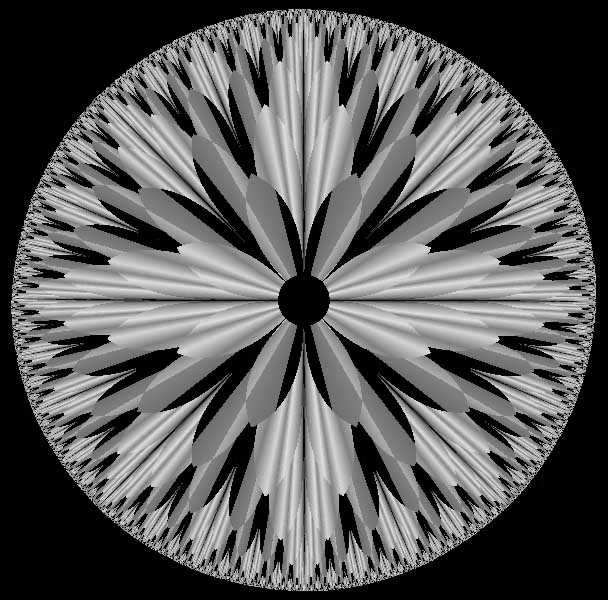
#> input picture immagini/frattale.jpg, 608 x 600 px, found by its file name
$ python bitplane_slicing.py
#> lines starting #> are read from the running program, lines starting #| are printed output that depends on the picture
### Script/bitop.py
# -*- coding: utf-8 -*-
"""
Functions to get and set bit-planes.
Created on Tue Mar 23 17:25:56 2021

@author: Davide
"""

def bitget(x, index):
    """
    Returns the values of the bits at a given position of a unsigned integer array.

    Parameters
    ----------
    x : unsigned integer array
        Extract the bit-plane from this array.
    index : int
        Posizion of bit-plane to extract.
        It must be less than number of bits in the integer class of x.

    Returns
    -------
    boolean array of the same shape of x
        Extracted bit-plane.
    """

    import numpy
    if x.dtype not in [numpy.uint8, numpy.uint16, numpy.uint32, numpy.uint64]:
        raise ValueError("Only uint8, uint16, uint32, and uint64 are supported as dtype!")
    return (x & (1 << index)) != 0

def bitset(x, index, v):
    """
    Return an unsigned integer array modifying a bit-plane of a given array.

    Parameters
    ----------
    x : unsigned integer array
        Modify the bit-plane from this array.
    index : int
        Posizion of bit-plane to modify.
        It must be less than number of bits in the integer class of x.
    v : 0 or 1 or boolean arry
        Value or values used to modify the bit-plane.
        The bits where v is False are set to 0 (off), and
        The bits where v is True are set to 1 (on).

    Returns
    -------
    unsigned integer array of the same shape of x
        Array with the modified bit-plane.

    Example
    -------
    a = bitset(x,0,1)

    """

    import numpy
    if x.dtype not in [numpy.uint8, numpy.uint16, numpy.uint32, numpy.uint64]:
        raise ValueError("Only uint8, uint16, uint32, and uint64 are supported as dtype!")
    if numpy.isscalar(v):
        v = numpy.asarray([v!=0,], dtype=x.dtype)
    else:
        v = numpy.asarray(v!=0, dtype=x.dtype)
    vp = v << index
    vn = ~((1-v) << index)

    return (x & vn) | vp


### Script/bitplane_slicing.py
import numpy as np
import skimage.io as io
import matplotlib.pyplot as plt
import scipy.ndimage as ndi
from skimage.exposure import histogram
from bitop import bitget
from bitop import bitset

plt.close('all')
x=io.imread('Immagini/frattale.jpg')
#> x is the input picture: shape (600, 608); min 0, max 245, mean 89.1

plt.figure(1)
plt.imshow(x, clim=[0,255], cmap='gray')

plt.figure(2)

for index in range (0,8):
    b=bitget(x, index)
    plt.subplot(2,4,1+index)
    plt.imshow(b, cmap='gray', clim=[0,1])
    plt.title("bit" + str(index))
#> this loop made 8 passes
#> pass 1, `b=bitget(x, index)`:
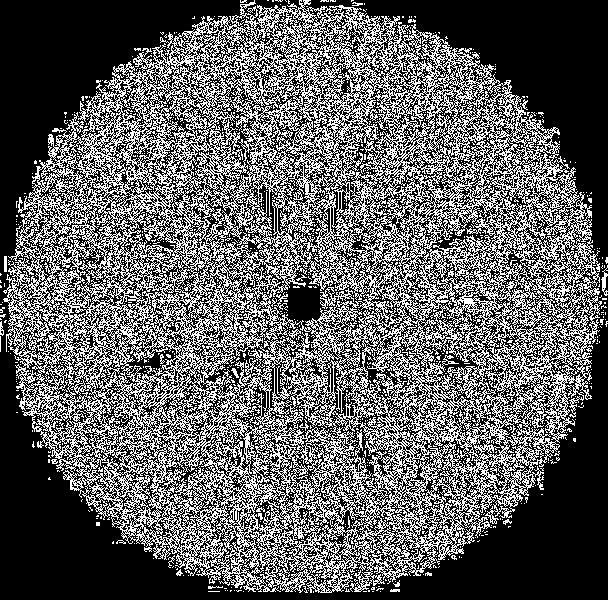
#> b: shape (600, 608) bool; 37.5% white in thin lines or dots
#> pass 2, `b=bitget(x, index)`:
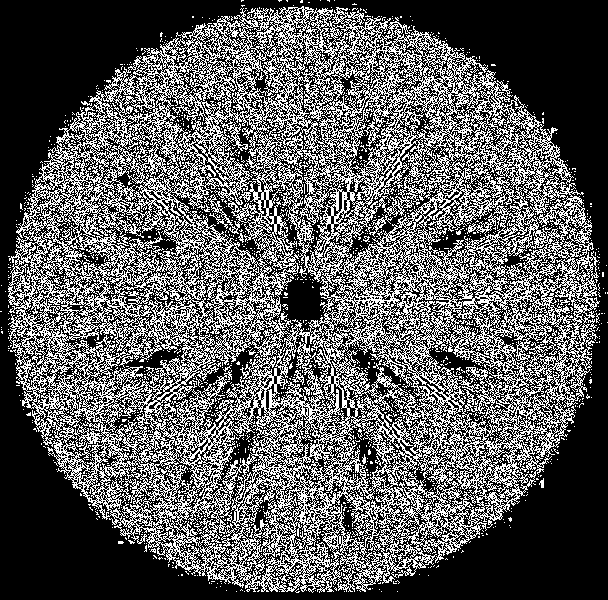
#> b: shape (600, 608) bool; 36% white in thin lines or dots
#> pass 3, `b=bitget(x, index)`:
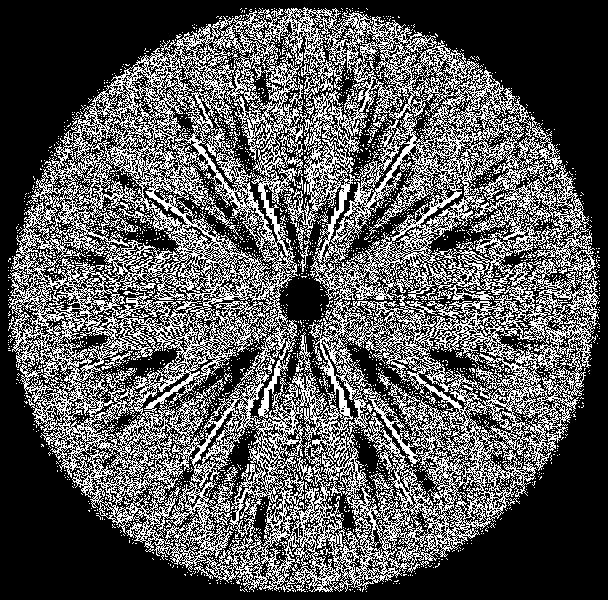
#> b: shape (600, 608) bool; 34.3% white in thin lines or dots


#cancelliamo man mano i bit plane
plt.figure(3)
y=np.copy(x)
for index in range (0,8):
    y=bitset(y,index,0)
    plt.subplot(2,4,1+index)
    plt.imshow(y, cmap='gray', clim=[0,255])
    plt.title("bit cancellato" + str(index))
#> y: shape (600, 608); every value is 0


plt.show()
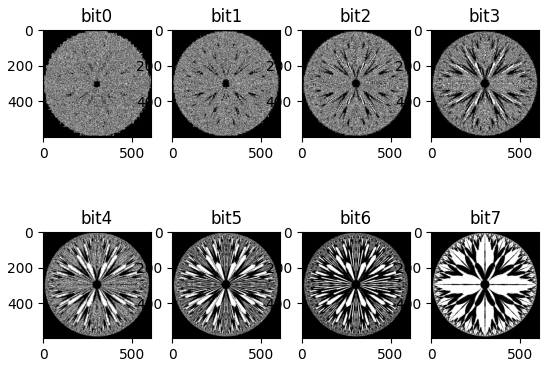
#> figure drawn by matplotlib, 8 panels
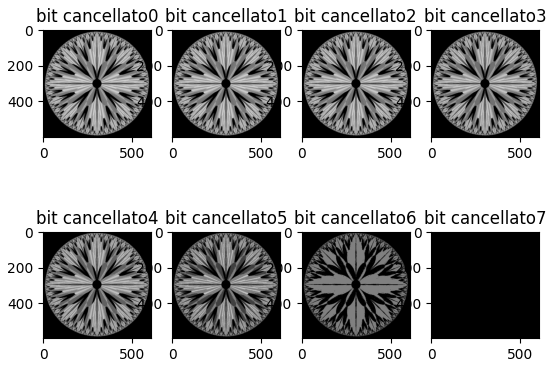
#> figure drawn by matplotlib, 8 panels

$ run again, with immagini/auto.jpg copied over immagini/frattale.jpg
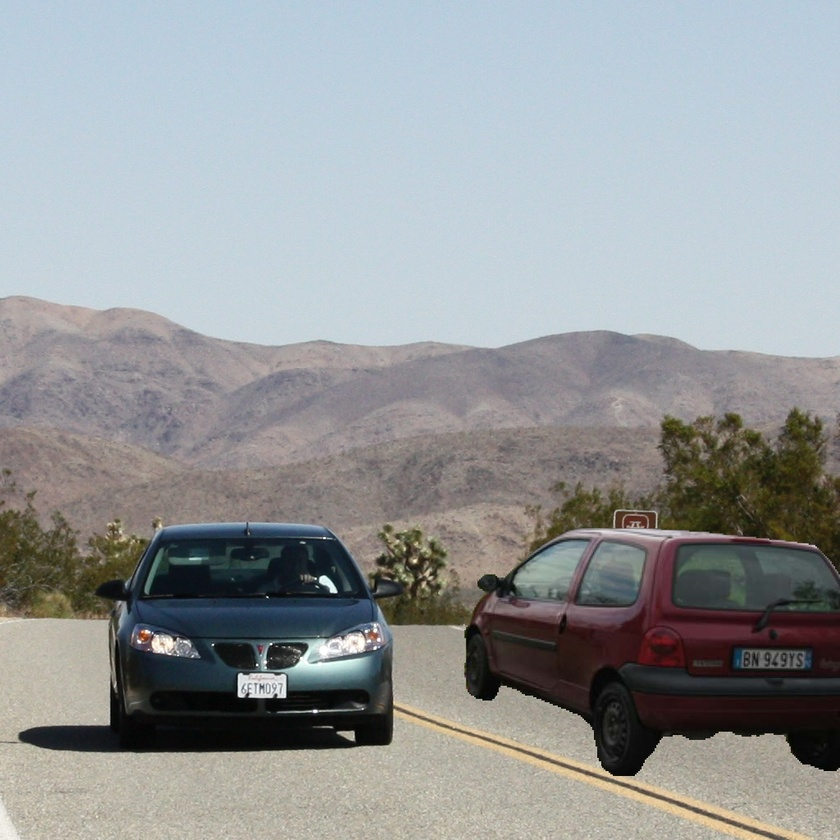
#> input picture immagini/auto.jpg, 840 x 840 px, shrunk from 1024 x 1024 before the run, found by its file name
#> x is the input picture: shape (840, 840, 3); mean R, G, B 148.4, 151.6, 152.9
#> the loop `for index in range (0,8):` made 8 passes
#> pass 1, `b=bitget(x, index)`:
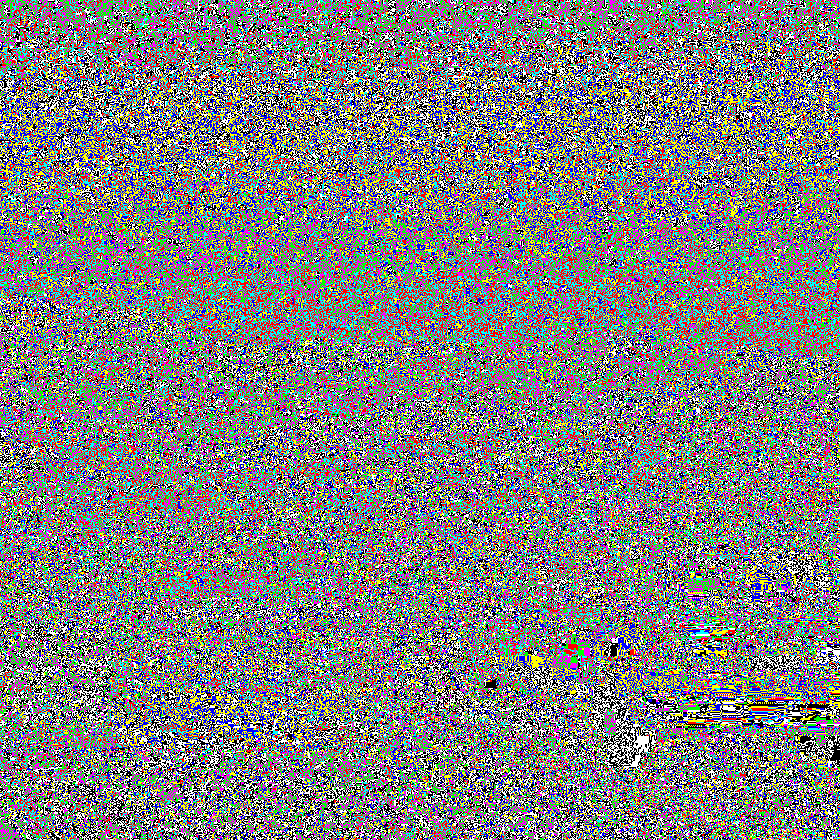
#> b: shape (840, 840, 3) bool; mean R, G, B 0.5, 0.501, 0.5
#> pass 3, `b=bitget(x, index)`:
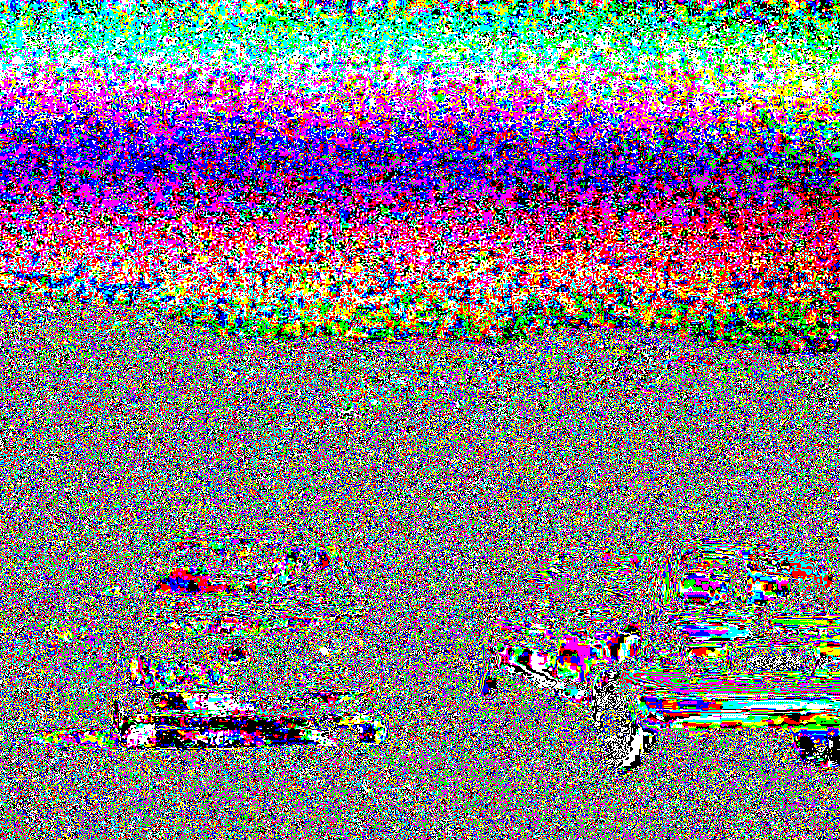
#> b: shape (840, 840, 3) bool; mean R, G, B 0.51, 0.48, 0.526
